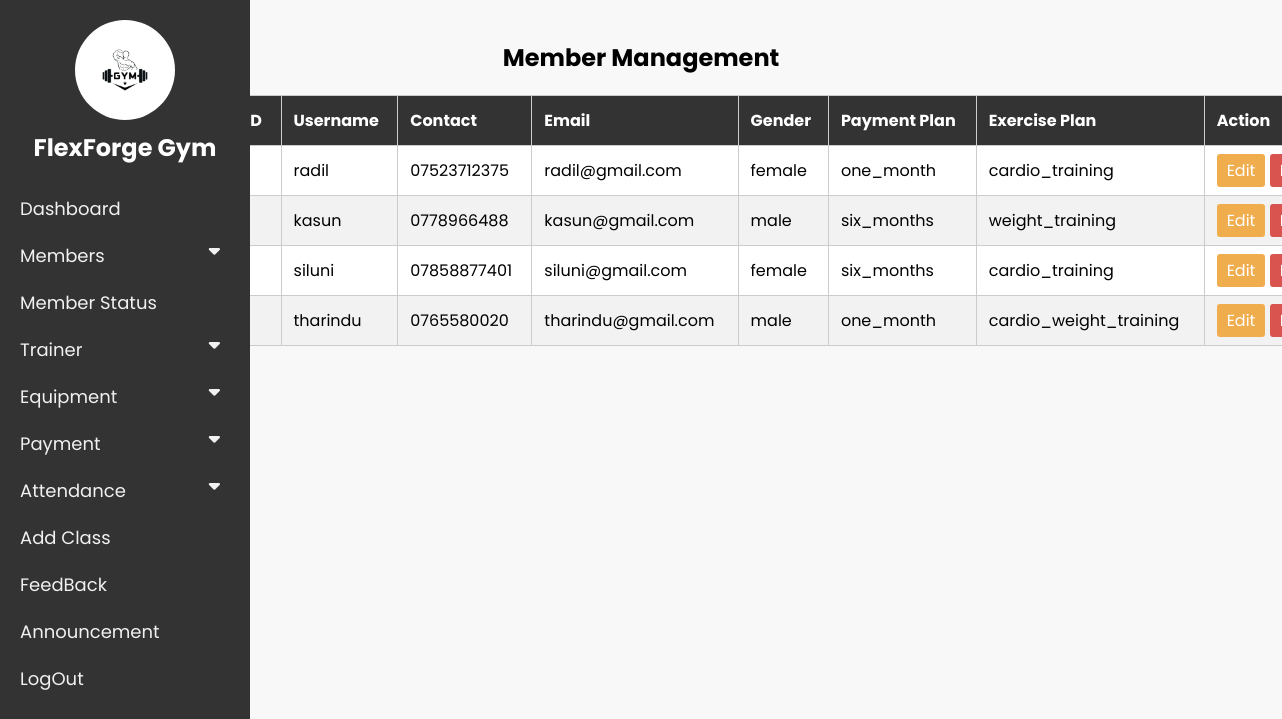
The app's page /admin/ManageMembers.php with its own data.
### tables this page shows
CREATE TABLE IF NOT EXISTS `memberregister` (
  `member_id` int NOT NULL AUTO_INCREMENT,
  `fullname` varchar(255) DEFAULT NULL,
  `username` varchar(255) DEFAULT NULL,
  `password` varchar(255) DEFAULT NULL,
  `dob` date DEFAULT NULL,
  `gender` varchar(10) DEFAULT NULL,
  `registration_date` date DEFAULT NULL,
  `contact` varchar(15) DEFAULT NULL,
  `email` varchar(255) DEFAULT NULL,
  `address` text,
  `exercise_plan` varchar(255) DEFAULT NULL,
  `payment_plan` varchar(255) DEFAULT NULL,
  PRIMARY KEY (`member_id`)
);

### admin/ManageMembers.php (the view, shortened to what this page needs)
<?php
include '../Components/DatabaseConnection.php';
include 'dashboard.php';
$query = "SELECT member_id, username, contact, email, gender, payment_plan, exercise_plan FROM MemberRegister";
$result = $conn->query($query);
?>
<!DOCTYPE html>
<html lang="en">
<head>
    <link rel="stylesheet" href="../css/font.css">
</head>
<body>
<div class="container">
    <h2>Member Management</h2>
    <table>
        <thead>
            <tr>
                <th>Member ID</th>
                <th>Username</th>
                <th>Contact</th>
                <th>Email</th>
                <th>Gender</th>
                <th>Payment Plan</th>
                <th>Exercise Plan</th>
                <th>Action</th>
            </tr>
        </thead>
        <tbody>
            <?php
            while ($row = $result->fetch_assoc()) {
                echo "<tr>";
                echo "<td>" . htmlspecialchars($row['member_id']) . "</td>";
                echo "<td>" . htmlspecialchars($row['username']) . "</td>";
                echo "<td>" . htmlspecialchars($row['contact']) . "</td>";
                echo "<td>" . htmlspecialchars($row['email']) . "</td>";
                echo "<td>" . htmlspecialchars($row['gender']) . "</td>";
                echo "<td>" . htmlspecialchars($row['payment_plan']) . "</td>";
                echo "<td>" . htmlspecialchars($row['exercise_plan']) . "</td>";
                echo "<td>
                        <a href='edit_member.php?member_id=" . htmlspecialchars($row['member_id']) . "' class='btn btn-warning'>Edit</a>
                        <a href=\"javascript:void(0);\" onclick=\"confirmDelete(" . htmlspecialchars($row['member_id']) . ");\" class='btn btn-danger'>Delete</a>
                      </td>";
                echo "</tr>";
            }
            ?>
        </tbody>
    </table>
</div>
</body>
</html>

### css/dashboard.css (style rules this page uses)
* { font-family: "Poppins", sans-serif; margin: 0; padding: 0; }
body { padding-left: 200px; }

### admin/dashboard.php (style rules this page uses)
body { font-family: 'Poppins', sans-serif; margin: 0; padding: 0; background-color: #f0f0f0; }

### admin/ManageMembers.php (style rules this page uses)
body { font-family: Arial, sans-serif; margin: 0; padding: 20px; background-color: #f8f8f8; }
.container { max-width: 1500px; margin: 0 auto; padding: 20px; }
h2 { text-align: center; margin-bottom: 20px; }
table { width: 100%; border-collapse: collapse; margin-bottom: 20px; background-color: #fff; float: left; margin-left: 10%; }
table, th, td { border: 1px solid #ccc; }
th, td { padding: 12px; text-align: left; }
th { background-color: #333; color: white; }
tr:nth-child(even) { background-color: #f2f2f2; }
.btn { padding: 5px 10px; color: white; border: none; border-radius: 3px; cursor: pointer; text-decoration: none; }
.btn-warning { background-color: #f0ad4e; }
.btn-danger { background-color: #d9534f; }

### records on screen
memberregister: username "radil", contact "07523712375", email "radil@gmail.com", gender "female", payment_plan "one_month", exercise_plan "cardio_training"
memberregister: username "kasun", contact "0778966488", email "kasun@gmail.com", gender "male", payment_plan "six_months", exercise_plan "weight_training"
memberregister: username "siluni", contact "07858877401", email "siluni@gmail.com", gender "female", payment_plan "six_months", exercise_plan "cardio_training"
memberregister: username "tharindu", contact "0765580020", email "tharindu@gmail.com", gender "male", payment_plan "one_month", exercise_plan "cardio_weight_training"
